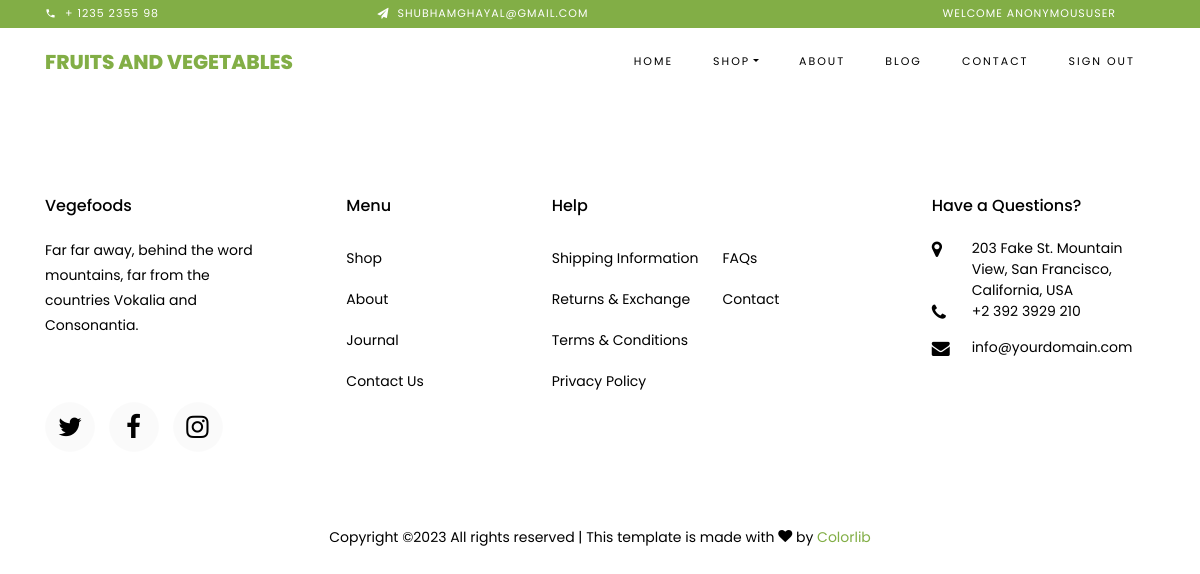
The app's page /shop/, older data.
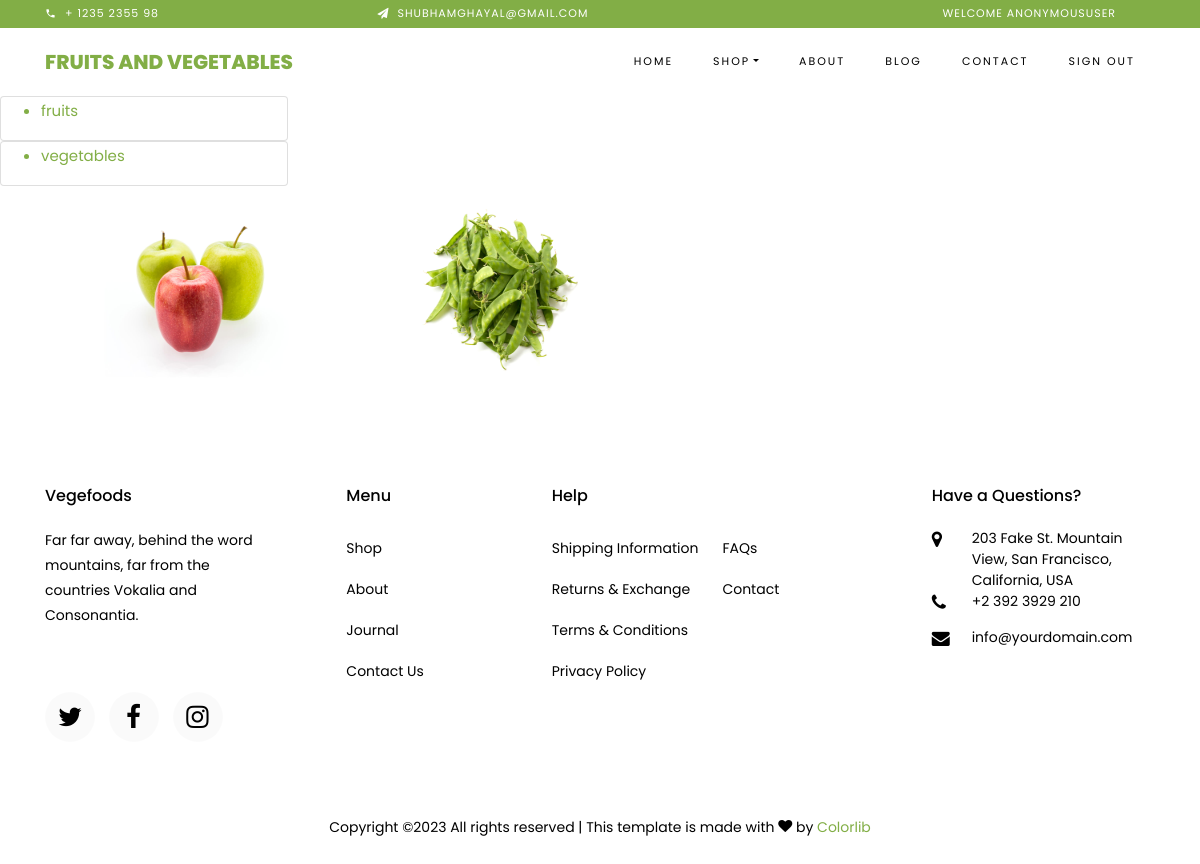
The same page, newer data.
### category/models.py (models this page shows, shortened)
class Category(models.Model):
    categoryname=models.CharField(max_length=20,unique=True)
    cat_image=models.ImageField(upload_to='images')
    slug = models.SlugField(max_length=200, unique=True)
    class Meta:
        verbose_name='category'
        verbose_name_plural='categories'

### shop/views.py (the view)
# urls.py: path('shop/',showcategories,name='shop'),
def showcategories(request):
    cat=Category.objects.all()
    return render(request,"shop.html",{'c':cat})

### shop/templates/shop.html
{% extends './base.html'%}
{% block content %}
{% load static %}
{% for e in c %}
<tr>
<div  class="card" style="width: 18rem;">
    <ul>
   <a href="/showproducts/{{e.slug}}"><li>{{e.categoryname}}</li></a>
  </ul>
</div>
    </tr>
{% endfor %}
{% for e in c %}
    <img src="{{ e.cat_image.url }}" class="rounded float-start" height="200px" width="200px" alt="..." style="margin-left:100px;">
{% endfor %}
{% endblock %}

### templates/base.html (shortened to what this page needs)
<!DOCTYPE html>
{% block header %}
{% load static %}
<html lang="en">
  <head>
    <link rel="stylesheet" href="{% static 'css/open-iconic-bootstrap.min.css' %}" rel="stylesheet">
    <link rel="stylesheet" href="{% static 'css/animate.css' %}">
    <link rel="stylesheet" href="{% static 'css/owl.carousel.min.css' %}">
    <link rel="stylesheet" href="{% static 'css/owl.theme.default.min.css' %}">
    <link rel="stylesheet" href="{% static 'css/magnific-popup.css' %}">
    <link rel="stylesheet" href="{% static 'css/aos.css' %}">
    <link rel="stylesheet" href="{% static 'css/ionicons.min.css' %}">
    <link rel="stylesheet" href="{% static 'css/bootstrap-datepicker.css' %}">
    <link rel="stylesheet" href="{% static 'css/jquery.timepicker.css' %}">
    <link rel="stylesheet" href="{% static 'css/flaticon.css' %}">
    <link rel="stylesheet" href="{% static 'css/icomoon.css' %}">
    <link rel="stylesheet" href="{% static 'css/style.css' %}">
  </head>
  <body class="goto-here">
		<div class="py-1 bg-primary">
    	<div class="container">
    		<div class="row no-gutters d-flex align-items-start align-items-center px-md-0">
	    		<div class="col-lg-12 d-block">
		    		<div class="row d-flex">
		    			<div class="col-md pr-4 d-flex topper align-items-center">
					    	<div class="icon mr-2 d-flex justify-content-center align-items-center"><span class="icon-phone2"></span></div>
						    <span class="text">+ 1235 2355 98</span>
					    </div>
					    <div class="col-md pr-4 d-flex topper align-items-center">
					    	<div class="icon mr-2 d-flex justify-content-center align-items-center"><span class="icon-paper-plane"></span></div>
						    <span class="text">shubhamghayal@gmail.com</span>
					    </div>
					    <div class="col-md-5 pr-4 d-flex topper align-items-center text-lg-right">
						    <span class="text">Welcome {{user}}</span>
					    </div>
				    </div>
			    </div>
		    </div>
		  </div>
    </div>
    <nav class="navbar navbar-expand-lg navbar-dark ftco_navbar bg-dark ftco-navbar-light" id="ftco-navbar">
	    <div class="container">
	      <a class="navbar-brand" href="index.html">Fruits and Vegetables</a>
	      <div class="collapse navbar-collapse" id="ftco-nav">
	        <ul class="navbar-nav ml-auto">
	          <li class="nav-item active"><a href="index.html" class="nav-link">Home</a></li>
	          <li class="nav-item dropdown">
              <a class="nav-link dropdown-toggle" href="#" id="dropdown04" data-toggle="dropdown" aria-haspopup="true" aria-expanded="false">Shop</a>
            </li>
	          <li class="nav-item"><a href="{% url 'about' %}" class="nav-link">About</a></li>
	          <li class="nav-item"><a href="{% url 'blog' %}"  class="nav-link">Blog</a></li>
	          <li class="nav-item"><a href="{% url 'contact' %}"  class="nav-link">Contact</a></li>
				<li class="nav-item"><a href="{% url 'logout' %}"  class="nav-link">sign out</a></li>
	        </ul>
	      </div>
	    </div>
	  </nav>
		{% endblock %}
		{% block content %}{% endblock %}
		{% block footer %}
    <footer class="ftco-footer ftco-section">
      <div class="container">
        <div class="row mb-5">
          <div class="col-md">
            <div class="ftco-footer-widget mb-4">
              <h2 class="ftco-heading-2">Vegefoods</h2>
              <p>Far far away, behind the word mountains, far from the countries Vokalia and Consonantia.</p>
              <ul class="ftco-footer-social list-unstyled float-md-left float-lft mt-5">
                <li class="ftco-animate"><a href="#"><span class="icon-twitter"></span></a></li>
                <li class="ftco-animate"><a href="#"><span class="icon-facebook"></span></a></li>
                <li class="ftco-animate"><a href="#"><span class="icon-instagram"></span></a></li>
              </ul>
            </div>
          </div>
          <div class="col-md">
            <div class="ftco-footer-widget mb-4 ml-md-5">
              <h2 class="ftco-heading-2">Menu</h2>
              <ul class="list-unstyled">
                <li><a href="#" class="py-2 d-block">Shop</a></li>
                <li><a href="#" class="py-2 d-block">About</a></li>
                <li><a href="#" class="py-2 d-block">Journal</a></li>
                <li><a href="#" class="py-2 d-block">Contact Us</a></li>
              </ul>
            </div>
          </div>
          <div class="col-md-4">
             <div class="ftco-footer-widget mb-4">
              <h2 class="ftco-heading-2">Help</h2>
              <div class="d-flex">
	              <ul class="list-unstyled mr-l-5 pr-l-3 mr-4">
	                <li><a href="#" class="py-2 d-block">Shipping Information</a></li>
	                <li><a href="#" class="py-2 d-block">Returns &amp; Exchange</a></li>
	                <li><a href="#" class="py-2 d-block">Terms &amp; Conditions</a></li>
	                <li><a href="#" class="py-2 d-block">Privacy Policy</a></li>
	              </ul>
	              <ul class="list-unstyled">
	                <li><a href="#" class="py-2 d-block">FAQs</a></li>
	                <li><a href="#" class="py-2 d-block">Contact</a></li>
	              </ul>
	            </div>
            </div>
          </div>
          <div class="col-md">
            <div class="ftco-footer-widget mb-4">
            	<h2 class="ftco-heading-2">Have a Questions?</h2>
            	<div class="block-23 mb-3">
	              <ul>
	                <li><span class="icon icon-map-marker"></span><span class="text">203 Fake St. Mountain View, San Francisco, California, USA</span></li>
	                <li><a href="#"><span class="icon icon-phone"></span><span class="text">+2 392 3929 210</span></a></li>
	                <li><a href="#"><span class="icon icon-envelope"></span><span class="text">info@yourdomain.com</span></a></li>
	              </ul>
	            </div>
            </div>
          </div>
        </div>
        <div class="row">
          <div class="col-md-12 text-center">
            <p>
						  Copyright &copy;<script>document.write(new Date().getFullYear());</script> All rights reserved | This template is made with <i class="icon-heart color-danger" aria-hidden="true"></i> by <a href="https://colorlib.com" target="_blank">Colorlib</a>
						</p>
          </div>
        </div>
      </div>
    </footer>
  </body>
</html>
{% endblock %}

### Vegfruits/static/css/icomoon.css (style rules this page uses)
[class^="icon-"], [class*=" icon-"] { font-family: 'icomoon' !important; speak: none; font-style: normal; font-weight: normal; font-variant: normal; text-transform: none; line-height: 1; -webkit-font-smoothing: antialiased; -moz-osx-font-smoothing: grayscale; }
.icon-heart:before { content: "\f004"; }
.icon-map-marker:before { content: "\f041"; }
.icon-phone:before { content: "\f095"; }
.icon-twitter:before { content: "\f099"; }
.icon-facebook:before { content: "\f09a"; }
.icon-envelope:before { content: "\f0e0"; }
.icon-instagram:before { content: "\f16d"; }
.icon-paper-plane:before { content: "\f1d8"; }
.icon-phone2:before { content: "\e0cd"; }

Row changes from the older to the newer data that the page shows:
added Category: categoryname "fruits", cat_image (picture)
added Category: categoryname "vegetables", cat_image (picture)
